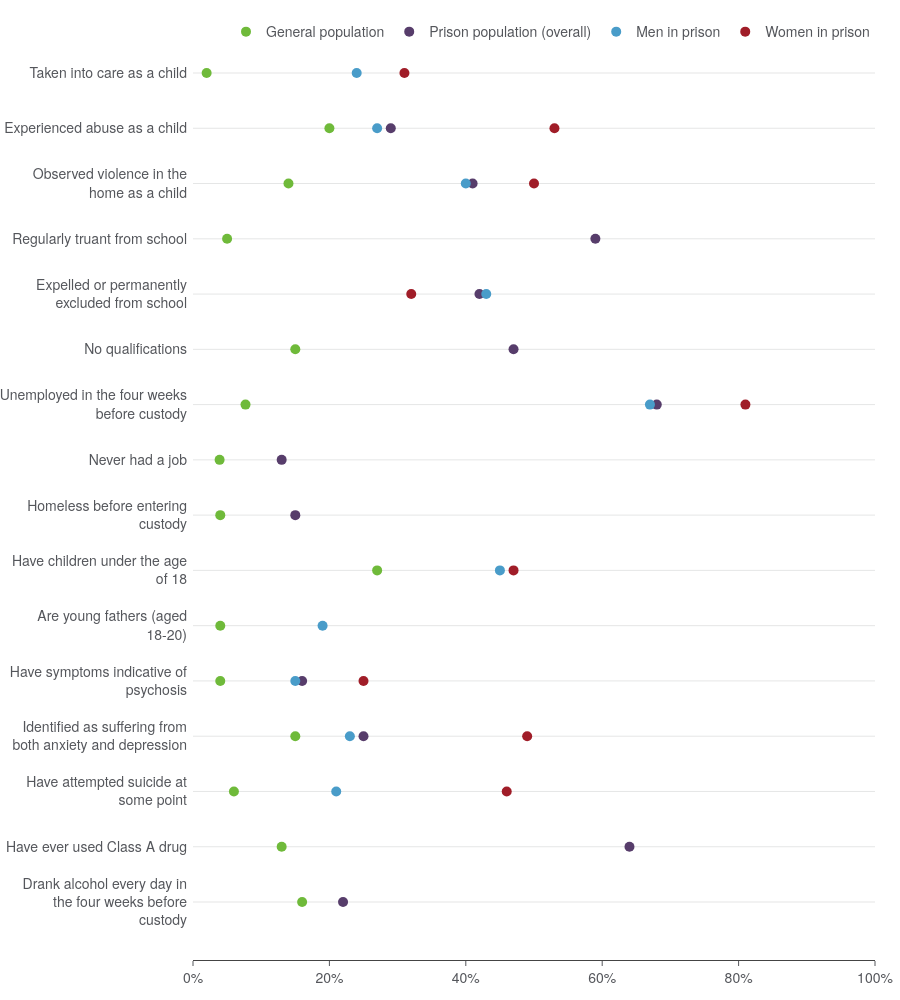

Write notebook code for a chart like this one.
### Code cell
fig = plotly_social_characteristics.prepare_chart()
fig

### Figure 1 — Plotly figure (JSON) as saved in the notebook; plotly's stock layout.template omitted (floating-point values rounded to 4 significant figures)
{"data": [{"hovertemplate": "%{x}", "marker": {"color": "#6FBA3A"}, "mode": "markers", "name": "General population", "orientation": "h", "text": ["General population", "General population", "General population", "General population", "General population", "General population", "General population", "General population", "General population", "General population", "General population", "General population", "General population", "General population", "General population", "General population"], "textposition": "top center", "texttemplate": "%{text}%", "type": "scatter", "x": ["2", "20", "14", "5", "<1", "15", "7.7", "3.9", "4", "27", "4", "4", "15", "6", "13", "16"], "y": ["Taken into care as a child", "Experienced abuse as a child", "Observed violence in the<br>home as a child", "Regularly truant from school", "Expelled or permanently<br>excluded from school", "No qualifications", "Unemployed in the four weeks<br>before custody", "Never had a job", "Homeless before entering<br>custody", "Have children under the age<br>of 18", "Are young fathers (aged<br>18-20)", "Have symptoms indicative of<br>psychosis", "Identified as suffering from<br>both anxiety and depression", "Have attempted suicide at<br>some point", "Have ever used Class A drug", "Drank alcohol every day in<br>the four weeks before<br>custody"]}, {"hovertemplate": "%{x}", "marker": {"color": "#573D6B"}, "mode": "markers", "name": "Prison population (overall)", "orientation": "h", "text": ["Prison population (overall)", "Prison population (overall)", "Prison population (overall)", "Prison population (overall)", "Prison population (overall)", "Prison population (overall)", "Prison population (overall)", "Prison population (overall)", "Prison population (overall)", "Prison population (overall)", "Prison population (overall)", "Prison population (overall)"], "textposition": "top center", "texttemplate": "%{text}%", "type": "scatter", "x": [29, 41, 59, 42, 47, 68, 13, 15, 16, 25, 64, 22], "y": ["Experienced abuse as a child", "Observed violence in the<br>home as a child", "Regularly truant from school", "Expelled or permanently<br>excluded from school", "No qualifications", "Unemployed in the four weeks<br>before custody", "Never had a job", "Homeless before entering<br>custody", "Have symptoms indicative of<br>psychosis", "Identified as suffering from<br>both anxiety and depression", "Have ever used Class A drug", "Drank alcohol every day in<br>the four weeks before<br>custody"]}, {"hovertemplate": "%{x}", "marker": {"color": "#499CC9"}, "mode": "markers", "name": "Men in prison", "orientation": "h", "text": ["Men in prison", "Men in prison", "Men in prison", "Men in prison", "Men in prison", "Men in prison", "Men in prison", "Men in prison", "Men in prison", "Men in prison"], "textposition": "top center", "texttemplate": "%{text}%", "type": "scatter", "x": [24, 27, 40, 43, 67, 45, 19, 15, 23, 21], "y": ["Taken into care as a child", "Experienced abuse as a child", "Observed violence in the<br>home as a child", "Expelled or permanently<br>excluded from school", "Unemployed in the four weeks<br>before custody", "Have children under the age<br>of 18", "Are young fathers (aged<br>18-20)", "Have symptoms indicative of<br>psychosis", "Identified as suffering from<br>both anxiety and depression", "Have attempted suicide at<br>some point"]}, {"hovertemplate": "%{x}", "marker": {"color": "#A01D28"}, "mode": "markers", "name": "Women in prison", "orientation": "h", "text": ["Women in prison", "Women in prison", "Women in prison", "Women in prison", "Women in prison", "Women in prison", "Women in prison", "Women in prison", "Women in prison"], "textposition": "top center", "texttemplate": "%{text}%", "type": "scatter", "x": [31, 53, 50, 32, 81, 47, 25, 49, 46], "y": ["Taken into care as a child", "Experienced abuse as a child", "Observed violence in the<br>home as a child", "Expelled or permanently<br>excluded from school", "Unemployed in the four weeks<br>before custody", "Have children under the age<br>of 18", "Have symptoms indicative of<br>psychosis", "Identified as suffering from<br>both anxiety and depression", "Have attempted suicide at<br>some point"]}], "layout": {"height": 1000, "hoverlabel": {"bgcolor": "rgba(247, 242, 242, 0.8)"}, "hovermode": "y unified", "legend": {"itemclick": "toggleothers", "itemdoubleclick": false, "orientation": "h", "traceorder": "normal", "x": 1, "xanchor": "right", "y": 0.97, "yanchor": "bottom"}, "margin": {"b": 45}, "showlegend": true, "xaxis": {"range": [0, 100], "showline": true, "ticks": "outside", "ticksuffix": "%", "zeroline": false}, "yaxis": {"automargin": true, "autorange": "reversed", "type": "category"}}}
